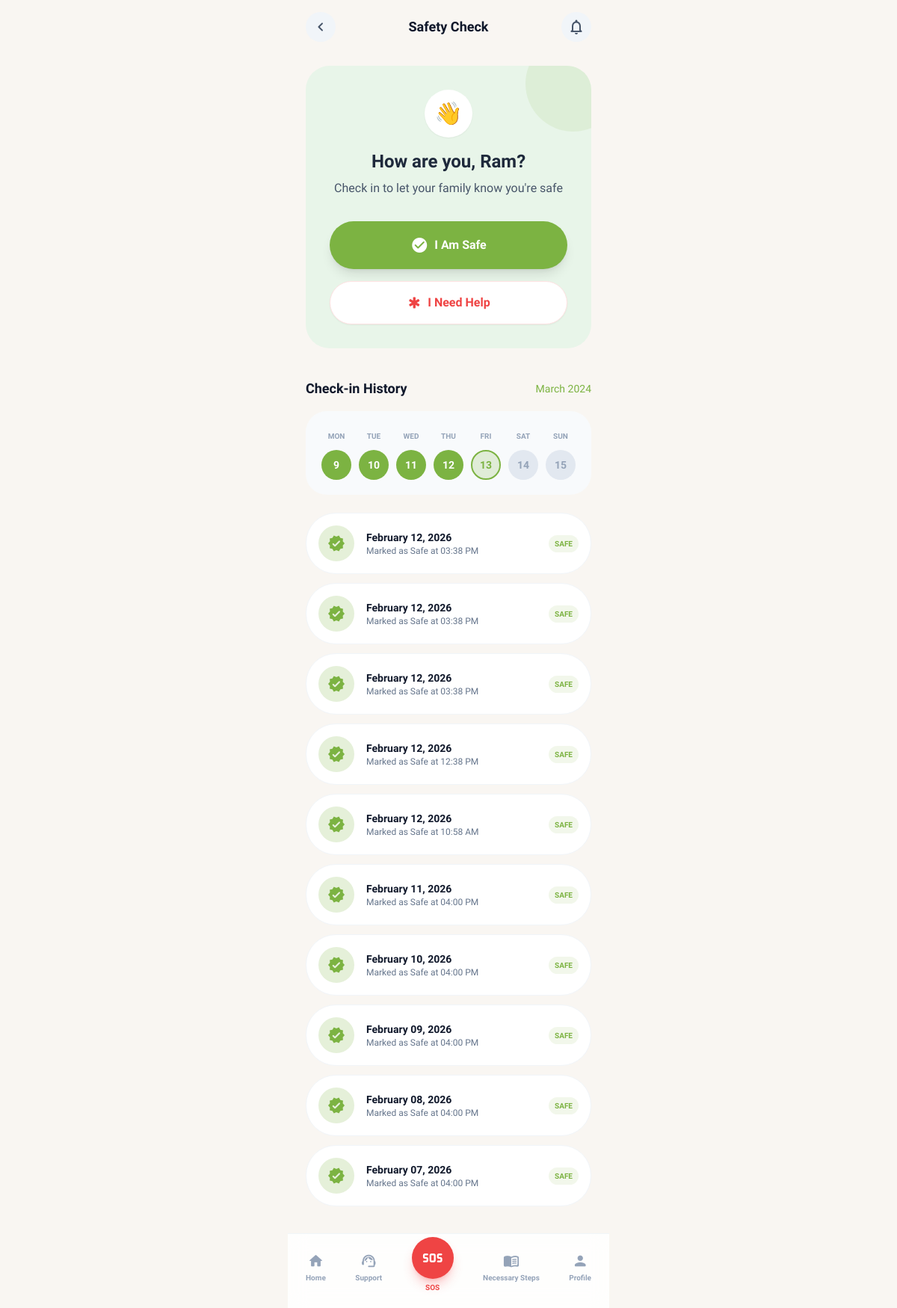
/daily-check-in/ (signed in), run on the app's committed database.
### main/models.py (models this page shows, shortened)
class User(AbstractUser):
    class ProfileType(models.TextChoices):
        WORKER = 'worker', 'Worker'
        FAMILY = 'family', 'Family Member'
    class LanguageChoice(models.TextChoices):
        ENGLISH = 'en', 'English'
        NEPALI = 'ne', 'नेपाली'
    profile_type = models.CharField(
        max_length=10,
        choices=ProfileType.choices,
        default=ProfileType.WORKER,
    )
    phone = models.CharField(max_length=20, blank=True)
    worker_id = models.CharField(max_length=30, unique=True, blank=True, null=True)
    photo = models.ImageField(upload_to='profile_photos/', blank=True, null=True)
    current_city = models.CharField(max_length=100, blank=True)
    current_country = models.CharField(max_length=100, blank=True)
    latitude = models.FloatField(blank=True, null=True)
    longitude = models.FloatField(blank=True, null=True)
    is_verified = models.BooleanField(default=False)
    is_active_worker = models.BooleanField(default=True)
    language_preference = models.CharField(
        max_length=5,
        choices=LanguageChoice.choices,
        default=LanguageChoice.ENGLISH,
    )
    dark_mode = models.BooleanField(default=False)
    location_sharing = models.BooleanField(default=True)
    checkin_reminders = models.BooleanField(default=True)
    monitored_worker = models.ForeignKey(
        'self',
        on_delete=models.SET_NULL,
        null=True,
        blank=True,
        related_name='family_members',
        limit_choices_to={'profile_type': 'worker'},
        help_text='The worker this family member is monitoring.',
    )

class SafetyCheckIn(models.Model):
    class Status(models.TextChoices):
        SAFE = 'safe', 'Safe'
        NEED_HELP = 'need_help', 'Need Help'
    user = models.ForeignKey(
        settings.AUTH_USER_MODEL,
        on_delete=models.CASCADE,
        related_name='safety_checkins',
    )
    status = models.CharField(max_length=10, choices=Status.choices, default=Status.SAFE)
    checked_in_at = models.DateTimeField(default=timezone.now)
    note = models.TextField(blank=True)
    class Meta:
        ordering = ['-checked_in_at']
        get_latest_by = 'checked_in_at'

### main/views.py (the view, shortened to what this page needs)
# urls.py: path('daily-check-in/', views.daily_safety_check_in, name='daily_safety_check_in'),
@login_required(login_url='main:login')
def daily_safety_check_in(request):
    user = request.user
    checkins = user.safety_checkins.all()[:10]
    today = timezone.now().date()
    week_start = today - timedelta(days=today.weekday())  # Monday
    week_days = []
    for i in range(7):
        day = week_start + timedelta(days=i)
        checked = user.safety_checkins.filter(checked_in_at__date=day).exists()
        week_days.append({'date': day, 'day': day.day, 'label': day.strftime('%a'), 'checked_in': checked, 'is_today': day == today})
    context = {
        'checkins': checkins,
        'week_days': week_days,
        'unread_count': _unread_count(user),
    }
    return render(request, 'main/daily_safety_check_in.html', context)

### main/views.py (called while the page is built)
def _unread_count(user):
    if user.is_authenticated:
        return user.notifications.filter(is_read=False).count()
    return 0

### templates/main/daily_safety_check_in.html (shortened to what this page needs)
{% extends 'base.html' %}
{% block header %}
<header class="px-6 py-4 flex justify-between items-center">
    <button onclick="history.back()" class="w-10 h-10 rounded-full bg-slate-100 dark:bg-zinc-800 flex items-center justify-center">
        <span class="material-icons-round text-slate-600 dark:text-slate-300">chevron_left</span>
    </button>
    <h1 class="text-lg font-bold">Safety Check</h1>
    <a href="{% url 'main:safety_notifications' %}" class="w-10 h-10 rounded-full bg-slate-100 dark:bg-zinc-800 flex items-center justify-center">
        <span class="material-icons-round text-slate-600 dark:text-slate-300">notifications_none</span>
    </a>
</header>
{% endblock %}
{% block content %}
<div class="mt-4 p-8 rounded-[32px] bg-[#E8F5E9] dark:bg-emerald-950/30 text-center relative overflow-hidden">
    <div class="absolute -top-10 -right-10 w-32 h-32 bg-primary/10 rounded-full"></div>
    <div class="relative z-10">
        <div class="w-16 h-16 bg-white dark:bg-zinc-800 rounded-full flex items-center justify-center mx-auto mb-4 shadow-sm">
            <span class="text-3xl">👋</span>
        </div>
        <h2 class="text-2xl font-bold text-slate-800 dark:text-white mb-2">How are you, {{ user.first_name|default:user.username }}?</h2>
        <p class="text-slate-600 dark:text-slate-400 mb-8">Check in to let your family know you're safe</p>
        <div class="space-y-4">
            <form method="post">
                <button type="submit" class="w-full bg-primary hover:bg-opacity-90 text-white font-bold py-5 rounded-2xl shadow-lg transition-transform active:scale-[0.98] flex items-center justify-center gap-2">
                    <span class="material-icons-round">check_circle</span> I Am Safe
                </button>
            </form>
            <a href="{% url 'main:emergency_sos_activation' %}" class="w-full bg-white dark:bg-zinc-800 text-red-500 font-semibold py-4 rounded-2xl border border-red-100 dark:border-red-900/30 shadow-sm transition-transform active:scale-[0.98] flex items-center justify-center gap-2">
                <span class="material-icons-round text-[20px]">emergency</span> I Need Help
            </a>
        </div>
    </div>
</div>
<div class="mt-10">
    <div class="flex justify-between items-center mb-4">
        <h3 class="font-bold text-lg">Check-in History</h3>
        <button class="text-primary font-medium text-sm">March 2024</button>
    </div>
    <div class="bg-slate-50 dark:bg-zinc-800/50 rounded-[28px] p-5">
        <div class="grid grid-cols-7 gap-2 text-center">
            {% for day in week_days %}
            <div class="space-y-2">
                <span class="text-[10px] font-bold text-slate-400 uppercase {% if day.is_today %}text-primary{% endif %}">{{ day.label }}</span>
                <div class="w-10 h-10 mx-auto rounded-full {% if day.checked_in %}bg-primary text-white{% elif day.is_today %}bg-primary/20 text-primary border-2 border-primary{% else %}bg-slate-200 dark:bg-zinc-700 text-slate-400 dark:text-zinc-500{% endif %} flex items-center justify-center text-sm font-bold {% if day.is_today and day.checked_in %}border-4 border-white dark:border-zinc-800 shadow-md{% endif %}">{{ day.day }}</div>
            </div>
            {% endfor %}
        </div>
    </div>
    <div class="mt-6 space-y-3 mb-6">
        {% for c in checkins %}
        <div class="flex items-center gap-4 p-4 bg-white dark:bg-zinc-800 rounded-2xl border border-slate-100 dark:border-zinc-700">
            <div class="w-12 h-12 rounded-full {% if c.status == 'safe' %}bg-primary/20{% else %}bg-danger/20{% endif %} flex items-center justify-center">
                <span class="material-icons-round {% if c.status == 'safe' %}text-primary{% else %}text-danger{% endif %}">{% if c.status == 'safe' %}verified{% else %}warning{% endif %}</span>
            </div>
            <div class="flex-1">
                <p class="font-bold text-sm">{{ c.checked_in_at|date:'F d, Y' }}</p>
                <p class="text-xs text-slate-500 dark:text-slate-400">Marked as {{ c.get_status_display }} at {{ c.checked_in_at|time:'h:i A' }}</p>
            </div>
            <span class="text-[10px] px-2 py-1 rounded-full {% if c.status == 'safe' %}bg-primary/10 text-primary{% else %}bg-danger/10 text-danger{% endif %} font-bold">{{ c.get_status_display|upper }}</span>
        </div>
        {% empty %}
        <div class="text-center py-4">
            <p class="text-sm text-slate-400">No check-in history yet.</p>
        </div>
        {% endfor %}
    </div>
</div>
{% endblock %}

### templates/base.html (style rules this page uses)
body { font-family: 'Plus Jakarta Sans', sans-serif; -webkit-tap-highlight-color: transparent; }

### data on the page
User: first_name "Ram"
SafetyCheckIn: checked_in_at "February 12, 2026", status "Safe", checked_in_at "03:38 PM", status "SAFE"
SafetyCheckIn: checked_in_at "February 12, 2026", status "Safe", checked_in_at "03:38 PM", status "SAFE"
SafetyCheckIn: checked_in_at "February 12, 2026", status "Safe", checked_in_at "03:38 PM", status "SAFE"
SafetyCheckIn: checked_in_at "February 12, 2026", status "Safe", checked_in_at "12:38 PM", status "SAFE"
SafetyCheckIn: checked_in_at "February 12, 2026", status "Safe", checked_in_at "10:58 AM", status "SAFE"
SafetyCheckIn: checked_in_at "February 11, 2026", status "Safe", checked_in_at "04:00 PM", status "SAFE"
SafetyCheckIn: checked_in_at "February 10, 2026", status "Safe", checked_in_at "04:00 PM", status "SAFE"
SafetyCheckIn: checked_in_at "February 09, 2026", status "Safe", checked_in_at "04:00 PM", status "SAFE"
SafetyCheckIn: checked_in_at "February 08, 2026", status "Safe", checked_in_at "04:00 PM", status "SAFE"
SafetyCheckIn: checked_in_at "February 07, 2026", status "Safe", checked_in_at "04:00 PM", status "SAFE"

### other printed values
{{ day.label }} "MON" "TUE" "WED" "THU" "FRI" "SAT" "SUN"
{{ day.day }} "9" "10" "11" "12" "13" "14" "15"
